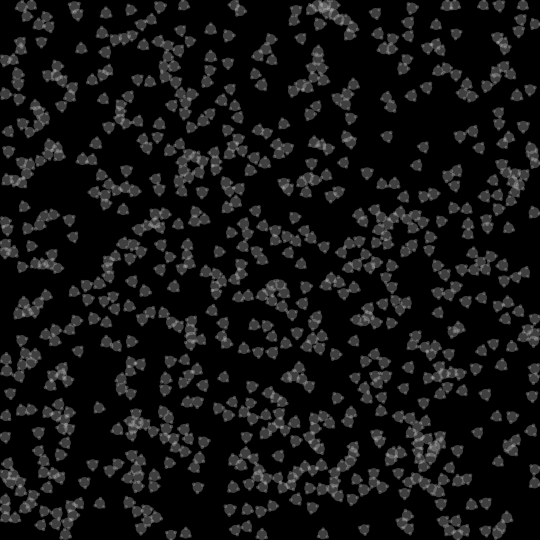
Frame 1 (no input)
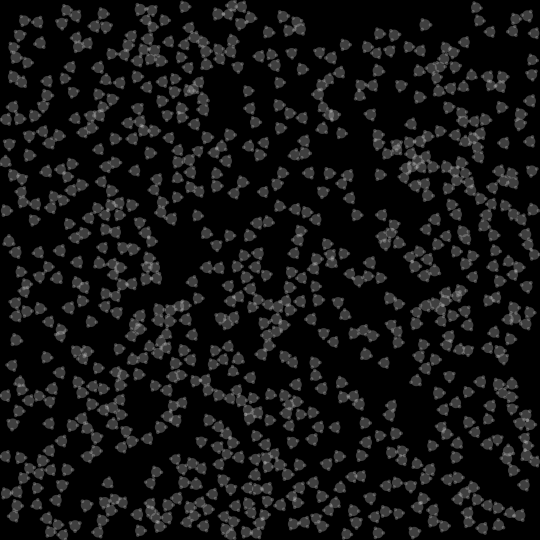
Frame 60 (the mouse pressed at the canvas centre just before this capture)
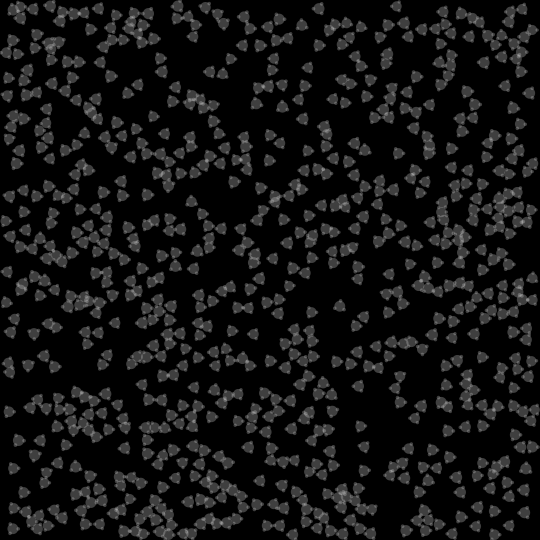
Frame 120 (the mouse held since frame 60 and released just before this capture)

The Processing sketch that drew these frames (run headless with seeded random() and noise(); from frame 60 on, the mouse is pressed at the canvas centre):

// Processing sketch: processing_164212
// ── processing_164212.pde

int numBalls = 800;
float spring = 1.5;
float gravity = 0.00;
float friction = -0.9;
float fr2 = 0.99;
float att_a = 290.0;
float att_r = 40.0;
Ball[] balls = new Ball[numBalls];

void setup() {
  size(540, 540);
  for (int i = 0; i < numBalls; i++) {
    balls[i] = new Ball(random(width), random(height), random(4,5), i, balls);
    balls[i].impulse(0.1 * rndQ(), 5.0 * rndQ());
  }
  noStroke();
  fill(255, 204);
}

void draw() {
  background(0);
  for (int i = 0; i < numBalls; i++) {
    balls[i].collide();
    balls[i].move();
    balls[i].display();  
  }
}

class Ball {
  
  float x, y;
  float diameter;
  float m;
  float px = 0;
  float py = 0;
  float theta = 1.0 * random(360.0);
  int id;
  Ball[] others;
 
  Ball(float xin, float yin, float min, int idin, Ball[] oin) {
    x = xin;
    y = yin;
    m = min;
    diameter = 5 * sqrt(m);
    id = idin;
    others = oin;
  } 
  
  void collide() {
    for (int i = id + 1; i < numBalls; i++) {
      float dx = others[i].x - x;
      float dy = others[i].y - y;
      float distance = sqrt(dx*dx + dy*dy);
      float minDist = others[i].diameter/2 + diameter/2;
      if (distance < minDist) { 
        float angle = atan2(dy, dx);
        float targetX = x + cos(angle) * minDist;
        float targetY = y + sin(angle) * minDist;
        float Fx = (targetX - others[i].x) * spring;
        float Fy = (targetY - others[i].y) * spring;
        px -= Fx;
        py -= Fy;
        others[i].px += Fx;
        others[i].py += Fy;
        px = fr2 * (px-others[i].px) + others[i].px;
        py = fr2 * (py-others[i].py) + others[i].py;
      }
      if (distance < minDist * 1.5) {
        float angle = atan2(dy, dx);
        float a_1 = theta - angle;
        float a_2 = others[i].theta - (angle-180);
        float U = (cos(3*a_1*PI/180) + 0) * (cos(3*a_2*PI/180) + 0);
        float gradU1 = -3 * sin(3*a_1*PI/180) * (cos(3*a_2*PI/180)+0);
        float gradU2 = -3 * sin(3*a_2*PI/180) * (cos(3*a_1*PI/180)+0);
        theta += gradU1 * att_a / (m * distance + 490);
        others[i].theta += gradU2 * att_a / (others[i].m * distance + 490);
        float F_att = att_r * U / (distance*distance + 36);
        float Fx = cos(angle) * F_att;
        float Fy = sin(angle) * F_att;
        px += Fx;
        py += Fy;
        others[i].px -= Fx;
        others[i].py -= Fy;
      }
    }
    impulse( 0.1*m * (1-fr2) * rndQ(), 0.1*m * (1-fr2) * rndQ() );
    float dx = mouseX - x;
    float dy = mouseY - y;
    float distance = sqrt(dx*dx + dy*dy);
    if ( mousePressed && (distance < 50) ) {
      impulse( 0.5 * rndQ(), 0.5 * rndQ() ); 
      
      //impulse( 0.5 * dx /(distance + 1), 0.5 * dy /(distance + 1) ); 
    }
  }
  
  void move() {
    py += gravity*m;
    x += px/m;
    y += py/m;
    if (x + diameter/2 > width) {
      x = width - diameter/2;
      px *= friction; 
    }
    else if (x - diameter/2 < 0) {
      x = diameter/2;
      px *= friction;
    }
    if (y + diameter/2 > height) {
      y = height - diameter/2;
      py *= friction; 
    } 
    else if (y - diameter/2 < 0) {
      y = diameter/2;
      py *= friction;
    }
  }
  
  void impulse(float i_x, float i_y) {
    px += i_x;
    py += i_y;
  }
  
  void display() {
    fill(200, 80);
    ellipse(x, y, diameter, diameter);
    ellipse(x + diameter * cos(theta * PI/180)/2, y + diameter * sin(theta * PI/180)/2, diameter/3, diameter/3);
    ellipse(x + diameter * cos((theta+120) * PI/180)/2, y + diameter * sin((theta+120) * PI/180)/2, diameter/3, diameter/3);
    ellipse(x + diameter * cos((theta-120) * PI/180)/2, y + diameter * sin((theta-120) * PI/180)/2, diameter/3, diameter/3);
  }
}

float rndQ() {
  return 0.02*random(100)-1.0;
}
